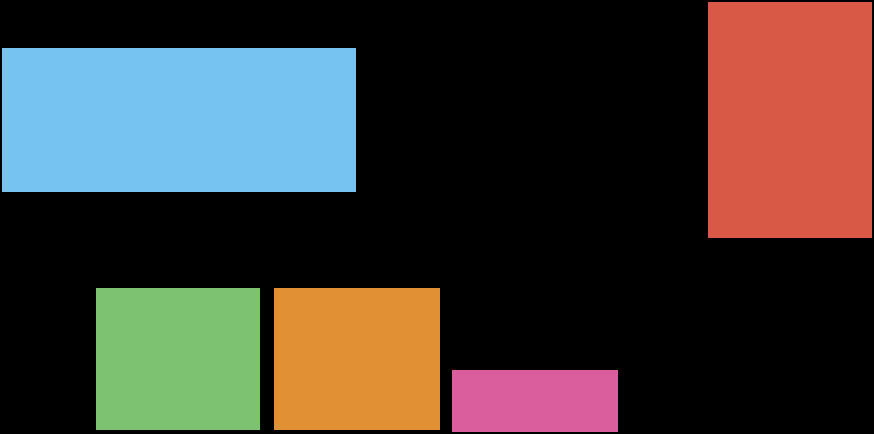
#> input picture backend/data/inputRef.png, 874 x 434 px
$ python multi_generate_select.py --input ../data/inputRef.png
#> lines starting #> are read from the running program, lines starting #| are printed output that depends on the picture; after the words box and inside, x2 and y2 are one past the last pixel; in counts of white or black regions, pixels touching at a corner belong together
### backend/src/validation.py
import cv2
import numpy as np
import csv
import glob

def load_image(image_path):
    img = cv2.imread(image_path)
    if img is None:
        raise ValueError(f"Cannot load image: {image_path}")
    return img

def preprocess_edges(img):
    gray = cv2.cvtColor(img, cv2.COLOR_BGR2GRAY)
    blurred = cv2.GaussianBlur(gray, (5, 5), 0)
    edges = cv2.Canny(blurred, 50, 150)
    return edges

def find_quadrilateral_rectangles(edges, total_pixels, area_min=500, area_max_ratio=0.8):
    contours, _ = cv2.findContours(edges, cv2.RETR_EXTERNAL, cv2.CHAIN_APPROX_SIMPLE)
    rect_bboxes = []
    for cnt in contours:
        peri = cv2.arcLength(cnt, True)
        approx = cv2.approxPolyDP(cnt, 0.02 * peri, True)
        if len(approx) == 4:
            x, y, w, h = cv2.boundingRect(approx)
            area = w * h
            if area < area_min or area > (total_pixels * area_max_ratio):
                continue
            rect_bboxes.append((x, y, w, h))
    return rect_bboxes

def dominant_color_rgb(roi_bgr):
    pixels = roi_bgr.reshape(-1, 3).astype(np.float32)
    _, _, centers = cv2.kmeans(
        pixels,
        1,
        None,
        (cv2.TERM_CRITERIA_EPS + cv2.TERM_CRITERIA_MAX_ITER, 10, 1.0),
        10,
        cv2.KMEANS_RANDOM_CENTERS,
    )
    dominant_bgr = centers[0].astype(int).flatten()
    return tuple(dominant_bgr[::-1])  # RGB

def annotate_and_collect(img, original, bboxes, total_pixels):
    height, width = img.shape[:2]
    mask = np.zeros((height, width), dtype=np.uint8)
    rectangles = []
    print(f"{'ID':<4} {'Area (px²)':<12} {'Width':<8} {'Height':<8} {'Color (RGB)':<15} {'% of Image'}")
    print("-" * 75)
    for i, (x, y, w, h) in enumerate(bboxes, start=1):
        area = w * h
        roi = original[y:y+h, x:x+w]
        color_rgb = dominant_color_rgb(roi)
        rectangles.append({
            'id': i,
            'area': area,
            'width': w,
            'height': h,
            'color_rgb': color_rgb,
            'bbox': (x, y, w, h)
        })
        cv2.rectangle(mask, (x, y), (x + w, y + h), 255, -1)
        percent = (area / total_pixels) * 100
        print(f"{i:<4} {area:<12} {w:<8} {h:<8} {str(color_rgb):<15} {percent:.2f}%")
        cv2.rectangle(img, (x, y), (x + w, y + h), (0, 255, 0), 3)
        cv2.putText(img, str(i), (x + 5, y + 25), cv2.FONT_HERSHEY_SIMPLEX, 0.8, (0, 0, 255), 2)
    return rectangles, mask

def calculate_bounding_box_of_all_rectangles(rectangles):
    """Calculate the bounding box that contains all detected rectangles."""
    if not rectangles:
        return None

    min_x = min(r['bbox'][0] for r in rectangles)
    min_y = min(r['bbox'][1] for r in rectangles)
    max_x = max(r['bbox'][0] + r['bbox'][2] for r in rectangles)
    max_y = max(r['bbox'][1] + r['bbox'][3] for r in rectangles)

    return (min_x, min_y, max_x - min_x, max_y - min_y)

def summarize_and_label(img, mask, rectangles, total_pixels):
    height, width = img.shape[:2]
    real_occupied_pixels = int(np.sum(mask == 255))

    # Calculate gaps only within the bounding box of all rectangles
    bbox = calculate_bounding_box_of_all_rectangles(rectangles)
    if bbox:
        x, y, w, h = bbox
        # Create a mask of only the region containing rectangles
        roi_mask = mask[y:y+h, x:x+w]
        content_area_pixels = w * h
        occupied_in_content = int(np.sum(roi_mask == 255))
        gap_pixels = content_area_pixels - occupied_in_content
        gap_percentage = (gap_pixels / content_area_pixels) * 100 if content_area_pixels > 0 else 0
    else:
        content_area_pixels = 0
        gap_pixels = 0
        gap_percentage = 0

    # Old calculation (including borders/padding)
    empty_pixels = total_pixels - real_occupied_pixels
    empty_percentage = (empty_pixels / total_pixels) * 100

    print("=" * 75)
    print(f"Image resolution          : {width} × {height} = {total_pixels:,} pixels")
    print(f"Detected rectangles       : {len(rectangles)}")
    print(f"Pixels covered (no overlap): {real_occupied_pixels:,}")
    if bbox:
        print(f"Content area (bbox)       : {content_area_pixels:,} pixels")
        print(f"Gap pixels (excl borders) : {gap_pixels:,}")
        print(f"Gap percentage (excl borders): {gap_percentage:.2f}%")
    print(f"Total empty pixels (incl borders): {empty_pixels:,}")
    print(f"Total empty percentage    : {empty_percentage:.2f}%")
    print(f"Filled percentage         : {100 - empty_percentage:.2f}%")

    # Update label to show gap without borders
    if bbox:
        cv2.putText(img, f"Gaps: {gap_pixels:,} px ({gap_percentage:.1f}%)",
                    (10, height - 20), cv2.FONT_HERSHEY_SIMPLEX, 1.0, (0, 0, 255), 3)
    else:
        cv2.putText(img, f"Empty: {empty_pixels:,} px ({empty_percentage:.1f}%)",
                    (10, height - 20), cv2.FONT_HERSHEY_SIMPLEX, 1.0, (0, 0, 255), 3)

    return {
        'total_pixels': total_pixels,
        'occupied_pixels': real_occupied_pixels,
        'content_area_pixels': content_area_pixels,
        'gap_pixels': gap_pixels,
        'gap_percentage': gap_percentage,
        'empty_pixels': empty_pixels,
        'empty_percentage': empty_percentage,
        'rectangle_count': len(rectangles),
        'rectangles': rectangles,
        'content_bbox': bbox
    }

def save_outputs(image_path, img, mask, rectangles, total_pixels):
    image_name = image_path.split("/")[-1].split(".")[0]
    cv2.imwrite(f"output/{image_name}_rectangles_labeled.jpg", img)
    cv2.imwrite(f"output/{image_name}_mask_occupied_areas.jpg", mask)
    with open(f"output/{image_name}_rectangle_report.csv", "w", newline="") as f:
        writer = csv.writer(f)
        writer.writerow(["ID", "Area_px", "Width", "Height", "Color_RGB", "Percentage"])
        for r in rectangles:
            writer.writerow([r['id'], r['area'], r['width'], r['height'], r['color_rgb'],
                             (r['area']/total_pixels)*100])
    print("\nFiles saved:")
    print("   → output/output_rectangles_labeled.jpg")
    print("   → output/mask_occupied_areas.jpg")
    print("   → output/rectangle_report.csv")

def analyze_rectangles_and_empty_space(image_path):
    img = load_image(image_path)
    original = img.copy()
    height, width = img.shape[:2]
    total_pixels = width * height
    edges = preprocess_edges(img)
    bboxes = find_quadrilateral_rectangles(edges, total_pixels)
    rectangles, mask = annotate_and_collect(img, original, bboxes, total_pixels)
    summary = summarize_and_label(img, mask, rectangles, total_pixels)
    save_outputs(image_path, img, mask, rectangles, total_pixels)
    return summary

# ==================== RUN IT ====================
# [5 lines that do not run on import are left out]

### backend/src/preprocess.py
import json
from pathlib import Path
from typing import List, Dict, Any, Tuple

from src.validation import analyze_rectangles_and_empty_space


def rgb_to_hex(rgb: Tuple[int, int, int]) -> str:
	r, g, b = rgb
	return f"#{r:02X}{g:02X}{b:02X}"


def size_label(area: int, total_pixels: int) -> str:
	"""Map rectangle area to size bucket.

	Thresholds are heuristic; adjust as needed:
	- large: > 12% of image
	- medium: > 4% and <= 12%
	- small: <= 4%
	"""
	if total_pixels <= 0:
		return "small"
	pct = area / total_pixels * 100
	if pct > 12:
		return "large"
	if pct > 4:
		return "medium"
	return "small"


def subjects_from_image(image_path: str) -> List[Dict[str, Any]]:
	"""Extract subjects list from an image using rectangle analysis.

	Each subject dict: {"type": "box", "color": "#RRGGBB", "size": "large|medium|small", "area": int}
	"""
	summary = analyze_rectangles_and_empty_space(image_path)
	rects = summary.get("rectangles", [])
	total_pixels = summary.get("total_pixels", 1)
	subjects: List[Dict[str, Any]] = []
	for r in rects:
		color_rgb = r.get("color_rgb")
		area = r.get("area")
		if color_rgb is None or area is None:
			continue
		subjects.append({
			"type": "box",
			"color": rgb_to_hex(color_rgb),
			"size": size_label(area, total_pixels),
			"area": area,
		})
	return subjects

### backend/src/flux_generate.py
import os
import base64
import requests
from typing import Optional, Tuple, Dict, Any, Union
import yaml
from pathlib import Path

def _get_model_from_yaml(yaml_path: Path) -> Optional[str]:
    if not yaml_path.exists():
        return None
    data = yaml.safe_load(yaml_path.read_text())
    return data.get("model") if isinstance(data, dict) else None

def get_api_url(yaml_path: Path) -> str:
    model = _get_model_from_yaml(yaml_path)
    print("Using model:", model)
    if model:
        return f"https://api.bfl.ai/v1/{model}"
    else:
        return "https://api.bfl.ai/v1/flux-kontext-pro"

API_URL = get_api_url(Path("config/prompt.yaml"))


# [82 lines left out: function submit_generation, not called in this run]


# [26 lines that do not run on import are left out]

### backend/src/send_to_model.py
import os
import sys
import time
from pathlib import Path
from typing import Optional

import requests
import yaml
from src.flux_generate import submit_generation
from src.poll_results import poll_until_ready


def _load_prompt_from_yaml(yaml_path: Path) -> Optional[str]:

	if not yaml_path.exists():
		return None
	data = yaml.safe_load(yaml_path.read_text())
	return data.get("prompt") if isinstance(data, dict) else None

# [76 lines left out: functions _load_image_from_yaml, _save_image, main, not called in this run]


# [2 lines that do not run on import are left out]

### backend/src/multi_generate_select.py
import os
import sys
import json
import time
import argparse
import asyncio
from concurrent.futures import ThreadPoolExecutor
from pathlib import Path
from typing import List, Dict, Any, Optional, Tuple

from src.flux_generate import submit_generation
from src.poll_results import poll_until_ready
from src.validation import analyze_rectangles_and_empty_space
from src.send_to_model import _load_prompt_from_yaml, _load_image_from_yaml, _save_image
from src.preprocess import subjects_from_image

async def generate_single_candidate(
    index: int,
    prompt: str,
    aspect_ratio: str,
    input_image_path: Optional[Path],
    api_key: Optional[str],
    sleep_seconds: float,
    timeout_seconds: float,
    output_dir: Path,
    loop,
) -> Dict[str, Any]:
    """Generate and validate a single candidate image."""
    print(f"\n=== Generating candidate {index} ===")
    try:
        # Submit generation in thread pool to avoid blocking
        request_id, polling_url = await loop.run_in_executor(
            None,
            submit_generation,
            prompt,
            aspect_ratio,
            str(input_image_path) if input_image_path else None,
            api_key,
        )
        print(f"Candidate {index} - Request ID: {request_id}")

        def progress_cb(status: str, _data):
            print(f"Candidate {index} - Status: {status}")

        # Poll for results in thread pool to avoid blocking
        result = await loop.run_in_executor(
            None,
            poll_until_ready,
            polling_url,
            request_id,
            api_key,
            sleep_seconds,
            timeout_seconds,
            progress_cb,
        )

        sample = result.get("result", {}).get("sample")
        if not sample:
            print(f"Candidate {index} - No sample returned")
            return {
                "index": index,
                "path": None,
                "error": "No sample in API response"
            }

        # Save image in thread pool
        saved_path = await loop.run_in_executor(
            None,
            _save_image,
            sample,
            output_dir,
            f"flux_candidate_{index}",
        )
        print(f"Candidate {index} saved to: {saved_path}")

        # Run validation in thread pool
        try:
            summary = await loop.run_in_executor(
                None,
                analyze_rectangles_and_empty_space,
                str(saved_path),
            )
            rectangles = summary.get("rectangles", [])
            rect_areas = [r.get("area") for r in rectangles if isinstance(r, dict) and r.get("area") is not None]
            return {
                "index": index,
                "path": str(saved_path),
                "empty_percentage": summary.get("empty_percentage"),
                "rectangle_count": summary.get("rectangle_count"),
                "occupied_pixels": summary.get("occupied_pixels"),
                "total_pixels": summary.get("total_pixels"),
                "rect_areas": rect_areas,
            }
        except Exception as e:
            print(f"Validation failed for candidate {index}: {e}")
            return {
                "index": index,
                "path": str(saved_path),
                "error": str(e),
            }
    except Exception as e:
        print(f"Generation failed for candidate {index}: {e}")
        return {
            "index": index,
            "path": None,
            "error": str(e)
        }


async def generate_and_validate_parallel(
    prompt: str,
    aspect_ratio: str,
    input_image_path: Optional[Path],
    api_key: Optional[str],
    sleep_seconds: float,
    timeout_seconds: float,
    output_dir: Path,
    count: int,
) -> List[Dict[str, Any]]:
    """Generate multiple candidate images in parallel, validate each, and return metrics list."""
    print(f"Submitting {count} generation requests in parallel...")

    loop = asyncio.get_event_loop()

    # Create tasks for all candidates
    tasks = [
        generate_single_candidate(
            index=i,
            prompt=prompt,
            aspect_ratio=aspect_ratio,
            input_image_path=input_image_path,
            api_key=api_key,
            sleep_seconds=sleep_seconds,
            timeout_seconds=timeout_seconds,
            output_dir=output_dir,
            loop=loop,
        )
        for i in range(1, count + 1)
    ]

    # Run all tasks concurrently
    candidates = await asyncio.gather(*tasks)

    return list(candidates)


# [75 lines left out: functions generate_and_validate, _size_match_score, select_best, not called in this run]


def main():
    parser = argparse.ArgumentParser(description="Generate multiple images, validate, and select best.")
    parser.add_argument("--num", type=int, default=5, help="Number of candidates to generate")
    parser.add_argument("--aspect", type=str, default="1:1", help="Aspect ratio for generation")
    parser.add_argument("--prompt", type=str, default=None, help="Override prompt text")
    parser.add_argument("--input", type=str, default=None, help="Path to input image for editing")
    parser.add_argument("--sleep", type=float, default=0.75, help="Polling sleep seconds")
    parser.add_argument("--timeout", type=float, default=300, help="Polling timeout seconds")
    parser.add_argument("--output", type=str, default="output", help="Output directory")
    args = parser.parse_args()

    workspace_root = Path(__file__).resolve().parents[1]
    config_prompt_path = workspace_root / "config" / "prompt.yaml"

    prompt = args.prompt or _load_prompt_from_yaml(config_prompt_path)
    input_image_path: Optional[Path] = None
    if args.input:
        ipath = Path(args.input)
        if ipath.exists():
            input_image_path = ipath
    else:
        raise ValueError("Input image path must be provided and exist.")

    if input_image_path:
        print(f"Using input image: {input_image_path}")
    else:
        raise ValueError("Input image path must be provided and exist.")

    subjects = subjects_from_image(str(input_image_path))  # Just to ensure preprocessing works
#> in load_image, img is the input picture: shape (434, 874, 3); mean B, G, R 53.8, 58.6, 65.4
#> in preprocess_edges, `gray = cv2.cvtColor(img, cv2.COLOR_BGR2GRAY)`:
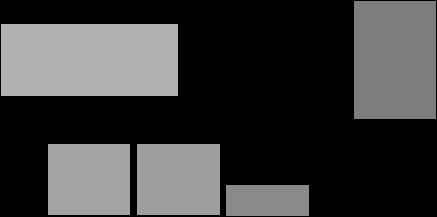
#> gray: shape (434, 874) (shown at 1/2 size); min 0, max 177, mean 60.2
#> in preprocess_edges, `edges = cv2.Canny(blurred, 50, 150)`:
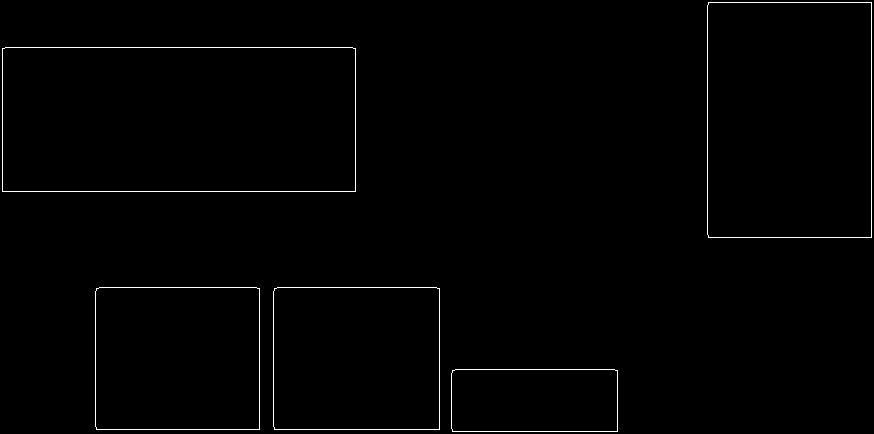
#> edges: shape (434, 874); 0.91% white in thin lines or dots
#> in find_quadrilateral_rectangles, `contours, _ = cv2.findContours(edges, cv2.RETR_EXTERNAL, cv2.CHAIN_APP..`: contours = 5 contours; box (x1, y1, x2, y2) and area: (2, 47, 356, 192) 50827, (707, 2, 872, 238) 38535, (273, 287, 440, 430) 23561, (95, 287, 260, 430) 23277, (451, 369, 618, 432) 10281
#> the loop in find_quadrilateral_rectangles, `for cnt in contours:` made 5 passes
#> (peri, approx, x, y, w, h, area) on passes 1 to 5: (453.7, [[452, 370], [452, 431], [617, 431], [617, 370]], 452, 370, 166, 62, 10292), (613.7, [[274, 288], [274, 429], [439, 429], [439, 288]], 274, 288, 166, 142, 23572), (609.7, [[96, 288], [96, 429], [259, 429], [259, 288]], 96, 288, 164, 142, 23288), (992.8, [[2, 48], [2, 191], [355, 191], [355, 48]], 2, 48, 354, 144, 50976), (796.8, [[708, 2], [708, 237], [871, 237], [871, 2]], 708, 2, 164, 236, 38704)
#> after the loop in find_quadrilateral_rectangles, `for cnt in contours:`: rect_bboxes = [(452, 370, 166, 62), (274, 288, 166, 142), (96, 288, 164, 142), (2, 48, 354, 144), (708, 2, 164, 236)]
#> in analyze_rectangles_and_empty_space, `bboxes = find_quadrilateral_rectangles(edges, total_pixels)`: bboxes has the same summary as rect_bboxes in find_quadrilateral_rectangles
#> the loop in annotate_and_collect, `for i, (x, y, w, h) in enumerate(bboxes, start=1):` made 5 passes
#> (x, y, w, h, area, dominant_bgr in dominant_color_rgb, color_rgb, percent) on passes 1 to 5: (452, 370, 166, 62, 10292, [157, 94, 218], (218, 94, 157), 2.71), (274, 288, 166, 142, 23572, [51, 145, 225], (225, 145, 51), 6.21), (96, 288, 164, 142, 23288, [112, 194, 124], (124, 194, 112), 6.14), (2, 48, 354, 144, 50976, [241, 194, 118], (118, 194, 241), 13.44), (708, 2, 164, 236, 38704, [70, 89, 216], (216, 89, 70), 10.2)
#> (printed output is left out)
#> pass 3, in annotate_and_collect, `roi = original[y:y+h, x:x+w]`:
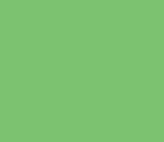
#> roi: shape (142, 164, 3); mean B, G, R 112, 194, 124
#> after the loop in annotate_and_collect, `for i, (x, y, w, h) in enumerate(bboxes, start=1):`:
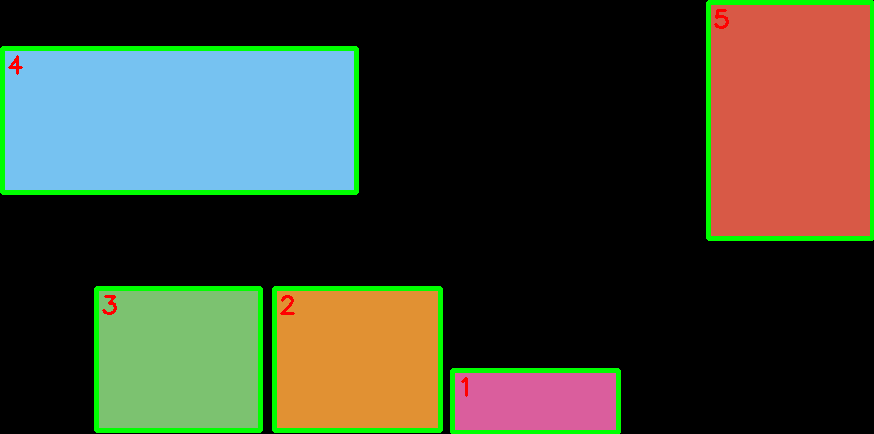
#> img: shape (434, 874, 3); 4.62% of pixels changed, all inside (x1, y1, x2, y2) = (0, 0, 874, 434)
#> after the loop in annotate_and_collect, `for i, (x, y, w, h) in enumerate(bboxes, start=1):`:
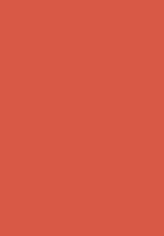
#> roi: shape (236, 164, 3); mean B, G, R 70, 89, 216
#> after the loop in annotate_and_collect, `for i, (x, y, w, h) in enumerate(bboxes, start=1):`: rectangles = 5 items
#> in summarize_and_label, `real_occupied_pixels = int(np.sum(mask == 255))`: real_occupied_pixels = 148577
#> in calculate_bounding_box_of_all_rectangles, `min_x = min(r['bbox'][0] for r in rectangles)`: min_x = 2
#> in calculate_bounding_box_of_all_rectangles, `max_x = max(r['bbox'][0] + r['bbox'][2] for r in rectangles)`: max_x = 872
#> in calculate_bounding_box_of_all_rectangles, `max_y = max(r['bbox'][1] + r['bbox'][3] for r in rectangles)`: max_y = 432
#> in summarize_and_label, `bbox = calculate_bounding_box_of_all_rectangles(rectangles)`: bbox = (2, 2, 870, 430)
#> in summarize_and_label, `x, y, w, h = bbox`: x = 2; w = 870; h = 430
#> in summarize_and_label, `roi_mask = mask[y:y+h, x:x+w]`:
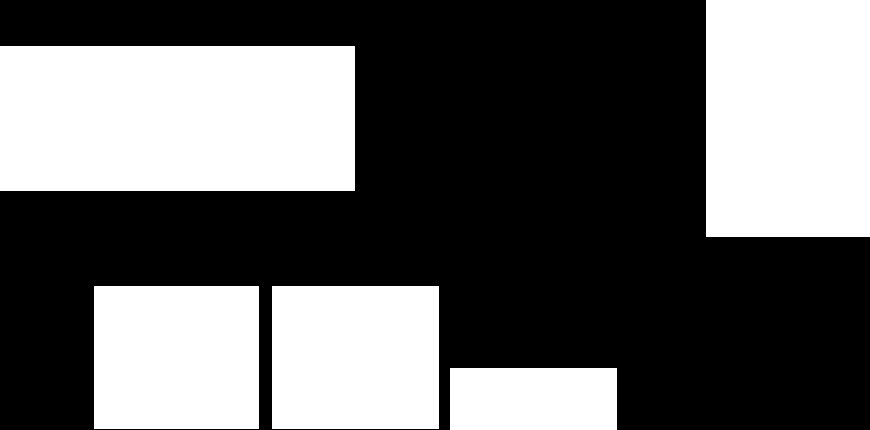
#> roi_mask: shape (430, 870); 39.6% white; 5 white regions, box (x1, y1, x2, y2) and area: (0, 46, 355, 191) 51475, (706, 0, 870, 237) 38868, (272, 286, 439, 429) 23881, (94, 286, 259, 429) 23595, (450, 368, 617, 430) 10354
#> in summarize_and_label, `content_area_pixels = w * h`: content_area_pixels = 374100
#> in summarize_and_label, `occupied_in_content = int(np.sum(roi_mask == 255))`: occupied_in_content = 148173
#> in summarize_and_label, `gap_pixels = content_area_pixels - occupied_in_content`: gap_pixels = 225927
#> in summarize_and_label, `gap_percentage = (gap_pixels / content_area_pixels) * 100 if content_a..`: gap_percentage = 60.39
#> in summarize_and_label, `empty_pixels = total_pixels - real_occupied_pixels`: empty_pixels = 230739
#> in summarize_and_label, `empty_percentage = (empty_pixels / total_pixels) * 100`: empty_percentage = 60.83
#| Image resolution          : 874 × 434 = 379,316 pixels
#| Detected rectangles       : 5
#| Pixels covered (no overlap): 148,577
#| Content area (bbox)       : 374,100 pixels
#| Gap pixels (excl borders) : 225,927
#| Gap percentage (excl borders): 60.39%
#| Total empty pixels (incl borders): 230,739
#| Total empty percentage    : 60.83%
#| Filled percentage         : 39.17%
#> in summarize_and_label, `cv2.putText(img, f"Gaps: {gap_pixels:,} px ({gap_percentage:.1f}%)", (..`:
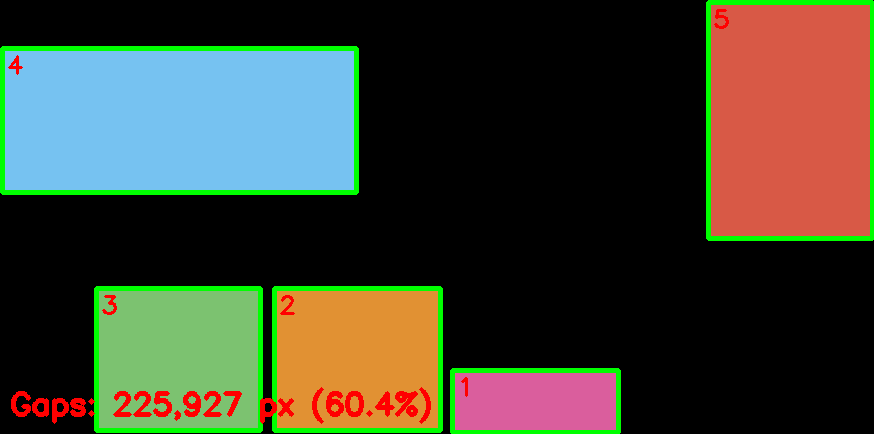
#> img: shape (434, 874, 3); 1.22% of pixels changed, all inside (x1, y1, x2, y2) = (11, 387, 431, 424)
#> in analyze_rectangles_and_empty_space, `summary = summarize_and_label(img, mask, rectangles, total_pixels)`: summary = 10 items
#> the loop in save_outputs, `for r in rectangles:` made 5 passes
#> in subjects_from_image, `rects = summary.get("rectangles", [])`: rects = 5 items
#> in subjects_from_image, `total_pixels = summary.get("total_pixels", 1)`: total_pixels = 379316
#> the loop in subjects_from_image, `for r in rects:` made 5 passes
#> (area, g in rgb_to_hex, b in rgb_to_hex, pct in size_label) on passes 1 to 5: (10292, 94, 157, 2.71), (23572, 145, 51, 6.21), (23288, 194, 112, 6.14), (50976, 194, 241, 13.44), (38704, 89, 70, 10.2)
#> after the loop in subjects_from_image, `for r in rects:`: subjects = 5 items
#> subjects = 5 items
#> (the run stopped early here; a loop or call above may not have finished)
